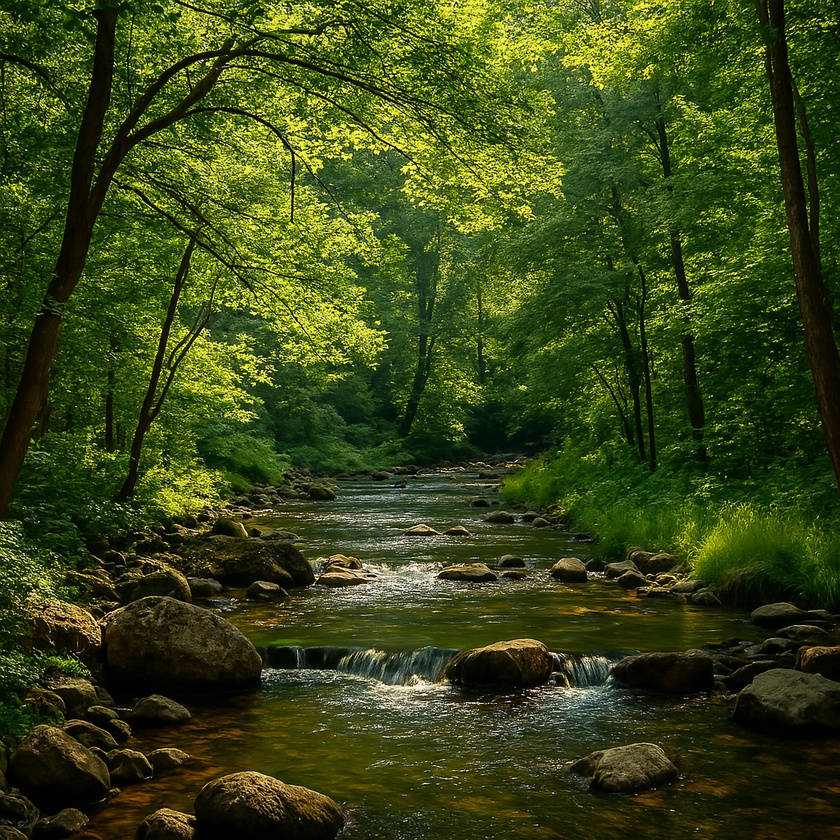
#> input picture ProcessamentoImagens/1️ - Filtros de Realce e Ajuste de Intensidade/imagem1.jpg, 840 x 840 px, shrunk from 1024 x 1024 before the run
$ python contraste.py
#> lines starting #> are read from the running program, lines starting #| are printed output that depends on the picture
from PIL import Image
import numpy as np

def ajustar_contraste(imagem_np, fator):
    media = 120
    imagem_contraste = media + fator * (imagem_np - media)
    imagem_contraste = np.clip(imagem_contraste, 0, 255)
    return imagem_contraste.astype(np.uint8)

imagem = Image.open("imagem1.jpg").convert("RGB")
#> imagem is the input picture: PIL image 840x840 RGB; mean R, G, B 57.1, 70.2, 20.6
imagem_np = np.array(imagem)

fator_contraste = 3

imagem_modificada_np = ajustar_contraste(imagem_np, fator_contraste)
#> in ajustar_contraste, `imagem_contraste = media + fator * (imagem_np - media)`:
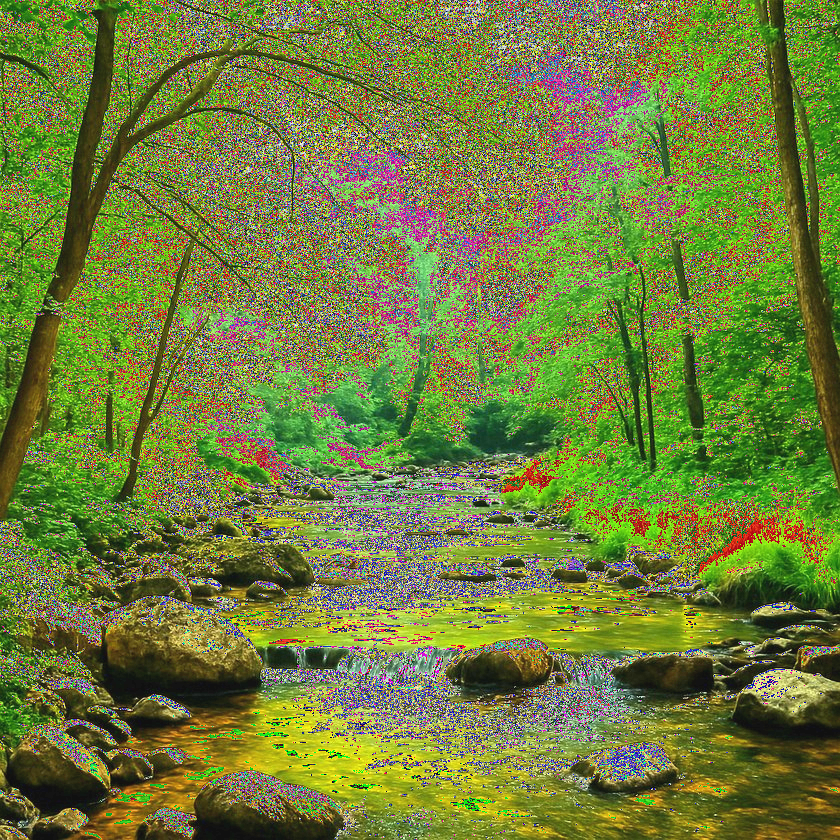
#> imagem_contraste: shape (840, 840, 3); mean R, G, B 112.8, 126.4, 60.1

imagem_modificada = Image.fromarray(imagem_modificada_np)

imagem_modificada.save("imagem1modificada.jpg")
